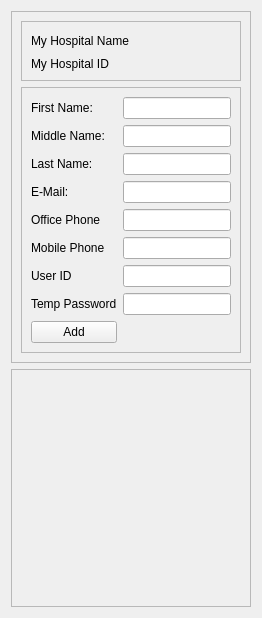
                <widget class="QWidget" name="addHospitalAdmin_2">
                 <attribute name="title">
                  <string>Add Hospital Admin</string>
                 </attribute>
                 <layout class="QVBoxLayout" name="verticalLayout_7">
                  <item>
                   <widget class="QFrame" name="frame_4">
                    <property name="frameShape">
                     <enum>QFrame::StyledPanel</enum>
                    </property>
                    <property name="frameShadow">
                     <enum>QFrame::Raised</enum>
                    </property>
                    <layout class="QVBoxLayout" name="verticalLayout_6">
                     <item>
                      <widget class="QFrame" name="frame_5">
                       <property name="frameShape">
                        <enum>QFrame::StyledPanel</enum>
                       </property>
                       <property name="frameShadow">
                        <enum>QFrame::Raised</enum>
                       </property>
                       <layout class="QGridLayout" name="gridLayout_2" columnstretch="1,3,8">
                        <item row="1" column="0">
                         <widget class="QLabel" name="addHospitalAdminIDLabel_2">
                          <property name="text">
                           <string>My Hospital ID</string>
                          </property>
                         </widget>
                        </item>
                        <item row="0" column="1">
                         <widget class="QLabel" name="addAdminsMyHospitalNameLabel">
                          <property name="text">
                           <string/>
                          </property>
                         </widget>
                        </item>
                        <item row="0" column="0">
                         <widget class="QLabel" name="addHospitalAdminNameLabel_2">
                          <property name="text">
                           <string>My Hospital Name</string>
                          </property>
                         </widget>
                        </item>
                        <item row="1" column="1">
                         <widget class="QLabel" name="addAdminsMyHospitalIDLabel">
                          <property name="text">
                           <string/>
                          </property>
                         </widget>
                        </item>
                        <item row="0" column="2">
                         <spacer name="horizontalSpacer_2">
                          <property name="orientation">
                           <enum>Qt::Horizontal</enum>
                          </property>
                          <property name="sizeHint" stdset="0">
                           <size>
                            <width>40</width>
                            <height>20</height>
                           </size>
                          </property>
                         </spacer>
                        </item>
                       </layout>
                      </widget>
                     </item>
                     <item>
                      <widget class="QFrame" name="frame_6">
                       <property name="frameShape">
                        <enum>QFrame::StyledPanel</enum>
                       </property>
                       <property name="frameShadow">
                        <enum>QFrame::Raised</enum>
                       </property>
                       <layout class="QGridLayout" name="gridLayout_3">
                        <item row="2" column="1">
                         <widget class="QLineEdit" name="addHospitalAdminLastName_2">
                          <property name="text">
                           <string/>
                          </property>
                         </widget>
                        </item>
                        <item row="3" column="1">
                         <widget class="QLineEdit" name="addHospitalAdminEmail_2">
                          <property name="text">
                           <string/>
                          </property>
                         </widget>
                        </item>
                        <item row="6" column="1">
                         <widget class="QLineEdit" name="addHospitalAdminUserID_2">
                          <property name="text">
                           <string/>
                          </property>
                         </widget>
                        </item>
                        <item row="5" column="0">
                         <widget class="QLabel" name="LastNameLabel2_13">
                          <property name="text">
                           <string>Mobile Phone</string>
                          </property>
                         </widget>
                        </item>
                        <item row="3" column="0">
                         <widget class="QLabel" name="LastNameLabel2_14">
                          <property name="text">
                           <string>E-Mail:</string>
                          </property>
                         </widget>
                        </item>
                        <item row="7" column="0">
                         <widget class="QLabel" name="DOB2_7">
                          <property name="text">
                           <string>Temp Password</string>
                          </property>
                         </widget>
                        </item>
                        <item row="6" column="0">
                         <widget class="QLabel" name="DOB2_6">
                          <property name="text">
                           <string>User ID</string>
                          </property>
                         </widget>
                        </item>
                        <item row="4" column="0">
                         <widget class="QLabel" name="LastNameLabel2_11">
                          <property name="text">
                           <string>Office Phone</string>
                          </property>
                         </widget>
                        </item>
                        <item row="4" column="1">
                         <widget class="QLineEdit" name="addHospitalAdminOfficePhone_2">
                          <property name="text">
                           <string/>
                          </property>
                         </widget>
                        </item>
                        <item row="5" column="1">
                         <widget class="QLineEdit" name="addHospitalAdminMobilePhone_2">
                          <property name="text">
                           <string/>
                          </property>
                         </widget>
                        </item>
                        <item row="7" column="1">
                         <widget class="QLineEdit" name="addHospitalAdminTempPassword_2">
                          <property name="text">
                           <string/>
                          </property>
                         </widget>
                        </item>
                        <item row="2" column="0">
                         <widget class="QLabel" name="LastNameLabel2_12">
                          <property name="text">
                           <string>Last Name:</string>
                          </property>
                         </widget>
                        </item>
                        <item row="0" column="1">
                         <widget class="QLineEdit" name="addHospitalAdminFirstName_2">
                          <property name="text">
                           <string/>
                          </property>
                         </widget>
                        </item>
                        <item row="1" column="0">
                         <widget class="QLabel" name="FirstNameLabel2_10">
                          <property name="text">
                           <string>Middle Name:</string>
                          </property>
                         </widget>
                        </item>
                        <item row="1" column="1">
                         <widget class="QLineEdit" name="addHospitalAdminMiddleName_2">
                          <property name="text">
                           <string/>
                          </property>
                         </widget>
                        </item>
                        <item row="0" column="0">
                         <widget class="QLabel" name="FirstNameLabel2_9">
                          <property name="text">
                           <string>First Name:</string>
                          </property>
                         </widget>
                        </item>
                        <item row="8" column="0">
                         <widget class="QPushButton" name="addHospitalAdminAddButton_2">
                          <property name="text">
                           <string>Add</string>
                          </property>
                         </widget>
                        </item>
                        <item row="8" column="1">
                         <widget class="QLabel" name="addHospitalAdminAddResult_2">
                          <property name="text">
                           <string/>
                          </property>
                         </widget>
                        </item>
                       </layout>
                      </widget>
                     </item>
                    </layout>
                   </widget>
                  </item>
                  <item>
                   <widget class="QFrame" name="frame_7">
                    <property name="frameShape">
                     <enum>QFrame::StyledPanel</enum>
                    </property>
                    <property name="frameShadow">
                     <enum>QFrame::Raised</enum>
                    </property>
                    <layout class="QVBoxLayout" name="verticalLayout_8">
                     <item>
                      <spacer name="verticalSpacer">
                       <property name="orientation">
                        <enum>Qt::Vertical</enum>
                       </property>
                       <property name="sizeHint" stdset="0">
                        <size>
                         <width>20</width>
                         <height>218</height>
                        </size>
                       </property>
                      </spacer>
                     </item>
                    </layout>
                   </widget>
                  </item>
                 </layout>
                </widget>
